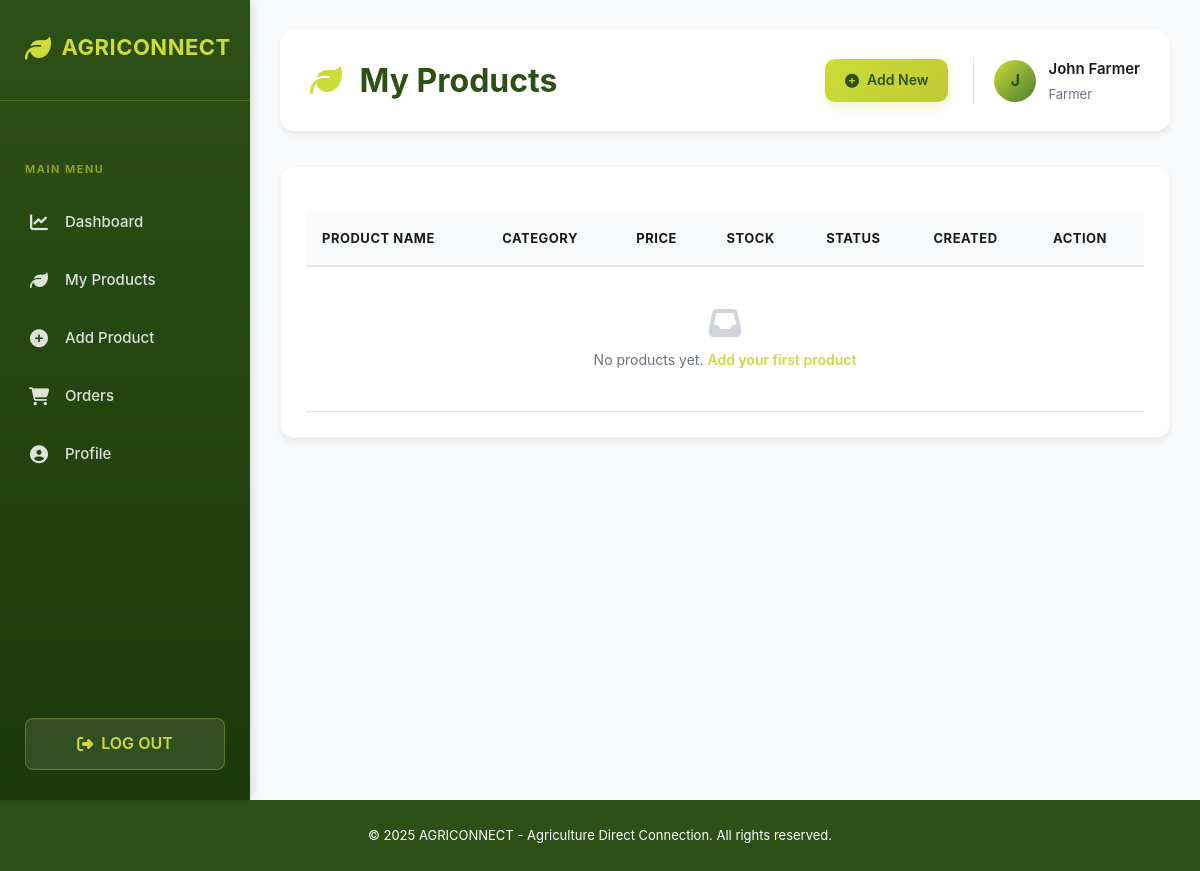
The page /pages/products/manage-products.php (signed in) on the database its author committed.
### tables this page shows
CREATE TABLE users (
    user_id INT PRIMARY KEY AUTO_INCREMENT,
    username VARCHAR(50) UNIQUE NOT NULL,
    email VARCHAR(100) UNIQUE NOT NULL,
    password VARCHAR(255) NOT NULL,
    full_name VARCHAR(100) NOT NULL,
    phone VARCHAR(15),
    address TEXT,
    role ENUM('admin', 'farmer', 'buyer') NOT NULL,
    profile_image VARCHAR(255),
    is_active BOOLEAN DEFAULT TRUE,
    created_at TIMESTAMP DEFAULT CURRENT_TIMESTAMP,
    updated_at TIMESTAMP DEFAULT CURRENT_TIMESTAMP ON UPDATE CURRENT_TIMESTAMP
);

### includes/auth-check.php (called while the page is built, shortened)
<?php
include_once($_SERVER['DOCUMENT_ROOT'] . '/agriconnect/config/db.php');
$user_id = $_SESSION['user_id'];
$query = "SELECT u.* FROM users u WHERE u.user_id = ?";
$stmt = $conn->prepare($query);
$stmt->bind_param("i", $user_id);
$stmt->execute();
$result = $stmt->get_result();
$current_user = $result->fetch_assoc();
?>

### pages/products/manage-products.php (the view, shortened to what this page needs)
<?php
include_once($_SERVER['DOCUMENT_ROOT'] . '/agriconnect/includes/auth-check.php');
include_once($_SERVER['DOCUMENT_ROOT'] . '/agriconnect/includes/header.php');
$products = [];
?>
<div class="main-wrapper">
    <?php include_once($_SERVER['DOCUMENT_ROOT'] . '/agriconnect/includes/sidebar.php'); ?>
    <div class="main-content">
        <div class="top-bar">
            <div class="top-bar-left">
                <h1 style="margin: 0; color: var(--primary-green);">
                    <i class="fas fa-leaf" style="color: var(--accent-lime); margin-right: 10px;"></i>
                    My Products
                </h1>
            </div>
            <div class="top-bar-right">
                <a href="/agriconnect/pages/products/add-product.php" class="btn btn-primary" style="padding: 10px 20px; font-size: 14px;">
                    <i class="fas fa-plus-circle"></i> Add New
                </a>
                <div class="user-info">
                    <div class="user-avatar"><?php echo strtoupper(substr($current_user['full_name'], 0, 1)); ?></div>
                    <div class="user-details">
                        <h3><?php echo $current_user['full_name']; ?></h3>
                        <p><?php echo ucfirst($current_user['role']); ?></p>
                    </div>
                </div>
            </div>
        </div>
        <div class="card">
            <div class="table-responsive">
                <table>
                    <thead>
                        <tr>
                            <th>Product Name</th>
                            <th>Category</th>
                            <th>Price</th>
                            <th>Stock</th>
                            <th>Status</th>
                            <th>Created</th>
                            <th>Action</th>
                        </tr>
                    </thead>
                    <tbody>
                        <?php if (count($products) > 0): ?>
                            <?php foreach ($products as $product): ?>
                                <tr>
                                    <td><?php echo htmlspecialchars($product['product_name']); ?></td>
                                    <td><?php echo htmlspecialchars($product['category']); ?></td>
                                    <td>₱<?php echo number_format($product['price'], 2); ?></td>
                                    <td><?php echo $product['stock_quantity']; ?> <?php echo $product['unit']; ?></td>
                                    <td>
                                        <span class="badge <?php echo $product['is_active'] ? 'badge-success' : 'badge-danger'; ?>" style="padding: 6px 12px;">
                                            <?php echo $product['is_active'] ? 'Active' : 'Inactive'; ?>
                                        </span>
                                    </td>
                                    <td><?php echo date('M d, Y', strtotime($product['created_at'])); ?></td>
                                    <td>
                                        <a href="/agriconnect/pages/products/edit-product.php?product_id=<?php echo $product['product_id']; ?>" class="btn btn-secondary" style="padding: 6px 12px; font-size: 12px;">
                                            Edit
                                        </a>
                                    </td>
                                </tr>
                            <?php endforeach; ?>
                        <?php else: ?>
                            <tr>
                                <td colspan="7" style="text-align: center; padding: 40px;">
                                    <i class="fas fa-inbox" style="font-size: 32px; color: var(--text-gray); opacity: 0.3; margin-bottom: 10px; display: block;"></i>
                                    <p style="color: var(--text-gray);">No products yet. <a href="/agriconnect/pages/products/add-product.php" style="color: var(--accent-lime); text-decoration: none; font-weight: 600;">Add your first product</a></p>
                                </td>
                            </tr>
                        <?php endif; ?>
                    </tbody>
                </table>
            </div>
        </div>
    </div>
</div>
<?php include_once($_SERVER['DOCUMENT_ROOT'] . '/agriconnect/includes/footer.php'); ?>

### assets/css/style.css (style rules this page uses)
:root { --primary-green: #2d5016; --dark-green: #1a3a0a; --light-green: #4a7c2c; --accent-lime: #cddc39; --accent-light-lime: #e8f5e9; --bg-light: #f8fafb; --bg-white: #ffffff; --text-dark: #1a1a1a; --text-gray: #6b7280; --border-light: #e5e7eb; --shadow-sm: 0 1px 2px rgba(0, 0, 0, 0.05); --shadow-md: 0 4px 6px rgba(0, 0, 0, 0.07); --shadow-lg: 0 10px 15px rgba(0, 0, 0, 0.1); }
* { margin: 0; padding: 0; box-sizing: border-box; }
html, body { width: 100%; height: 100%; }
body { font-family: -apple-system, BlinkMacSystemFont, "Segoe UI", Roboto, "Helvetica Neue", Arial, sans-serif; background-color: var(--bg-light); color: var(--text-dark); line-height: 1.6; overflow-x: hidden; }
.main-wrapper { display: flex; min-height: 100vh; }
.main-content { flex: 1; margin-left: 250px; padding: 40px; background-color: var(--bg-light); }
.top-bar { display: flex; justify-content: space-between; align-items: center; background-color: var(--bg-white); padding: 25px 30px; border-radius: 14px; margin-bottom: 35px; box-shadow: var(--shadow-md); gap: 30px; }
.top-bar-left { flex: 1; display: flex; align-items: center; gap: 20px; }
.top-bar-right { display: flex; align-items: center; gap: 25px; }
.user-info { display: flex; align-items: center; gap: 12px; padding-left: 20px; border-left: 1px solid var(--border-light); }
.user-avatar { width: 42px; height: 42px; border-radius: 50%; background: linear-gradient(135deg, var(--accent-lime), var(--light-green)); display: flex; align-items: center; justify-content: center; color: var(--primary-green); font-weight: 700; font-size: 16px; }
.user-details h3 { font-size: 15px; font-weight: 600; color: var(--text-dark); margin: 0; }
.user-details p { font-size: 13px; color: var(--text-gray); margin: 3px 0 0 0; }
.card { background-color: var(--bg-white); border-radius: 14px; padding: 25px; margin-bottom: 25px; box-shadow: var(--shadow-md); border: 1px solid rgba(0, 0, 0, 0.03); transition: all 0.3s ease; }
.btn { padding: 12px 24px; border: none; border-radius: 10px; font-size: 14px; font-weight: 600; cursor: pointer; transition: all 0.3s ease; display: inline-flex; align-items: center; gap: 8px; text-decoration: none; }
.btn-primary { background: linear-gradient(135deg, var(--accent-lime), #c0ca33); color: var(--primary-green); box-shadow: 0 4px 12px rgba(205, 220, 57, 0.3); }
.table-responsive { overflow-x: auto; }
table { width: 100%; border-collapse: collapse; margin-top: 20px; }
th { background-color: var(--bg-light); color: var(--text-dark); padding: 16px; text-align: left; font-weight: 700; font-size: 13px; text-transform: uppercase; letter-spacing: 0.5px; border-bottom: 2px solid var(--border-light); }
td { padding: 16px; border-bottom: 1px solid var(--border-light); font-size: 14px; }
@media (max-width: 1200px) { .main-content { padding: 30px; } }

### rows shown on the page
users: full_name "J", full_name "John Farmer", role "Farmer"
